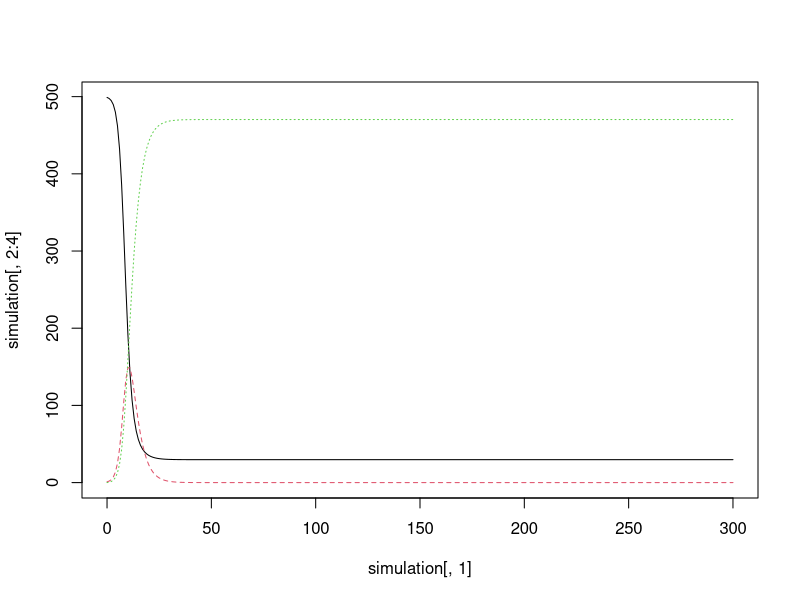
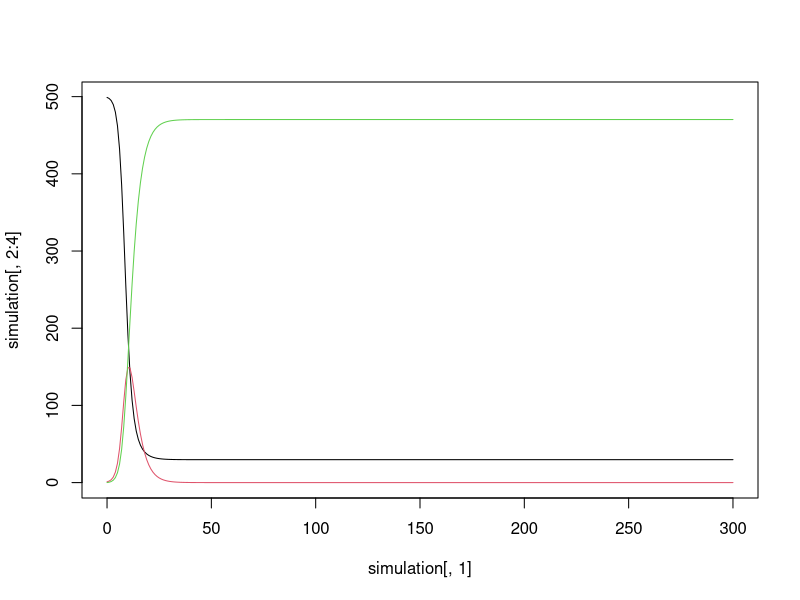
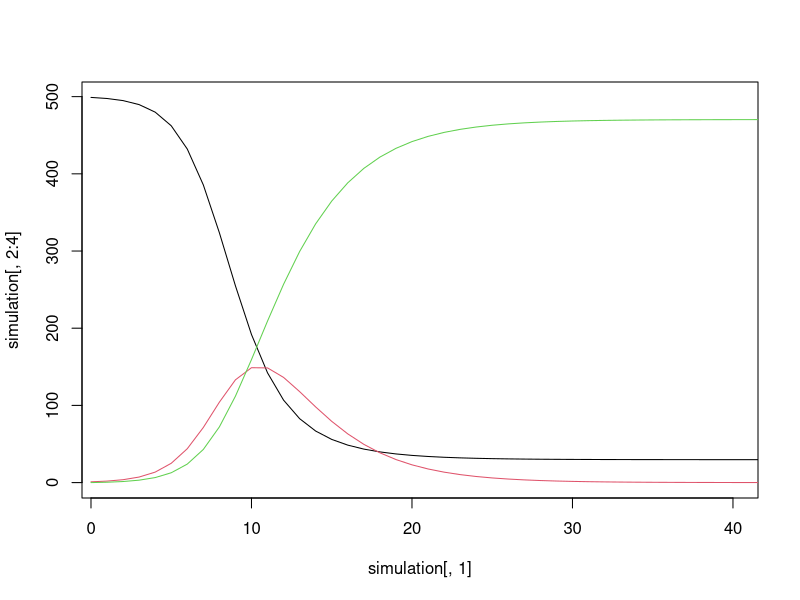
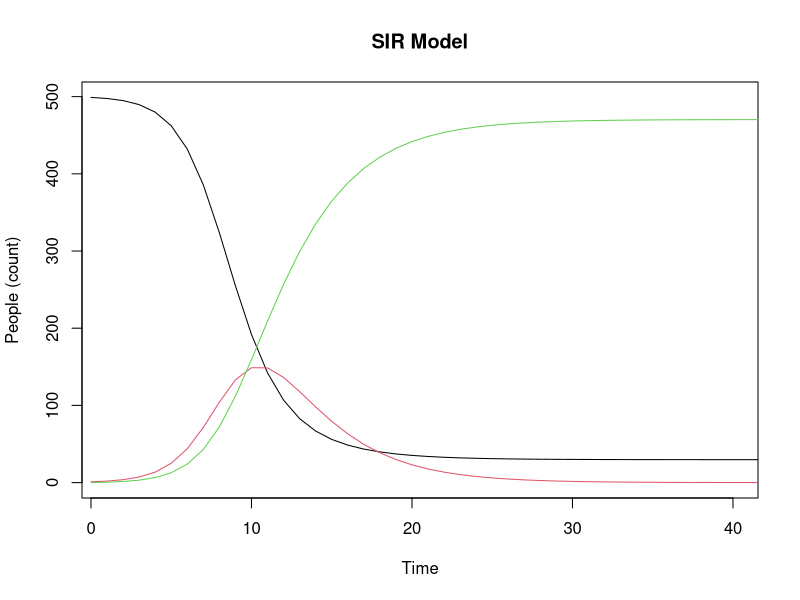
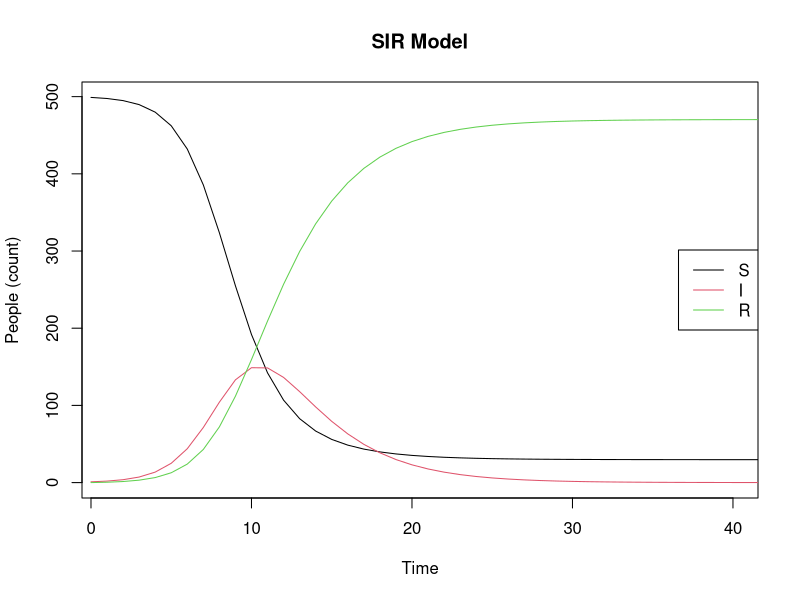
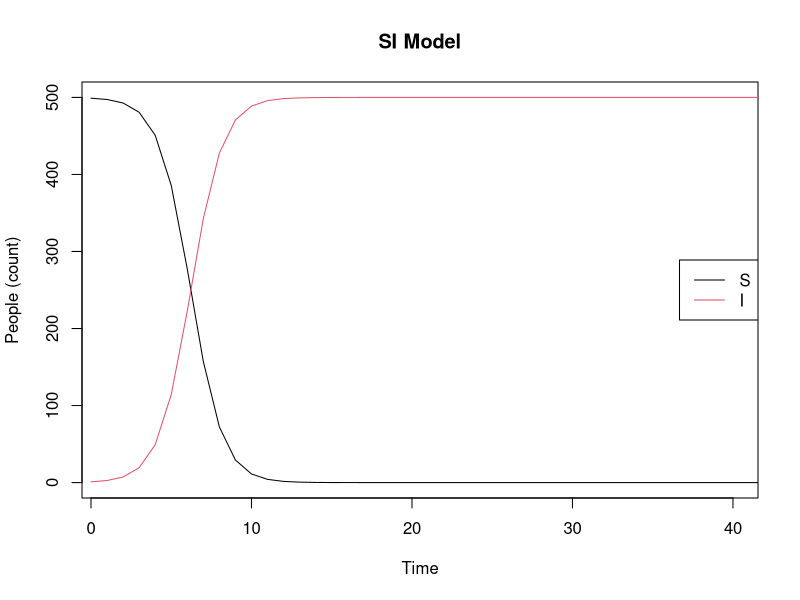
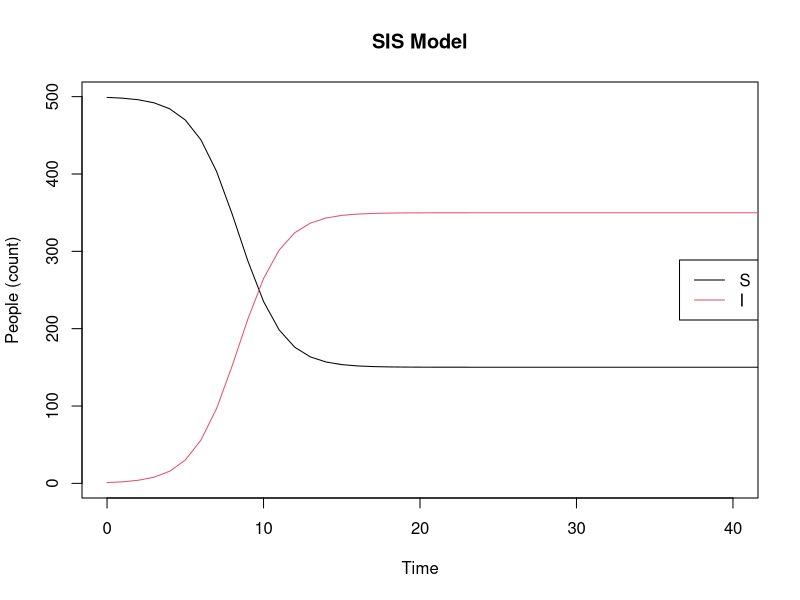
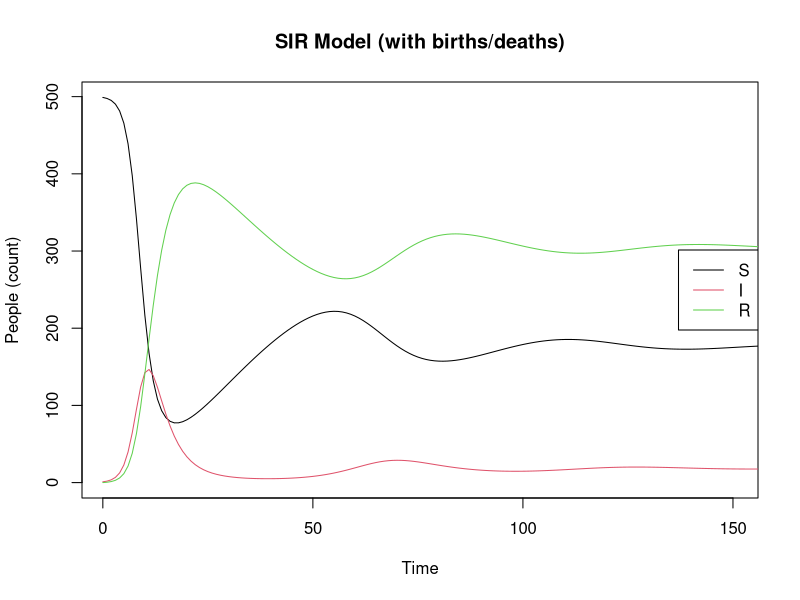

Reproduce these figures in R, in order.
## ---- chunk 1
options(htmltools.dir.version = FALSE)
## ---- chunk 2
library(deSolve)

parms <- c(beta = 0.333, k = 3 , r = 0.333)
inits <- c(S = 499, I = 1, R = 0)
dt <- seq(0, 300, 1)

SIR <- function(t, x, parms){
    with(as.list(c(parms, x)), {
       
        dS <- - (beta * k * S * I) / (S + I + R)
        dI <- + (beta * k * S * I) / (S + I + R) - r * I
        dR <- r * I
 
        der <- c(dS, dI, dR)
       
        return(list(der))
     }) 
}

simulation <- as.data.frame(ode(y = inits, times = dt, 
                                func = SIR, parms = parms))
## ---- chunk 3
head(simulation, 10)
## ---- chunk 4
matplot(x = simulation[, 1], y = simulation[, 2:4], type = "l")
## ---- chunk 5
matplot(x = simulation[, 1], y = simulation[, 2:4], type = "l", 
        lty = 1)
## ---- chunk 6
matplot(x = simulation[, 1], y = simulation[, 2:4], type = "l", 
        lty = 1, xlim = c(1, 40))
## ---- chunk 7
matplot(x = simulation[, 1], y = simulation[, 2:4], type = "l", 
        lty = 1, xlim = c(1, 40), 
        xlab = "Time", ylab = "People (count)", main = "SIR Model")
## ---- chunk 8
matplot(x = simulation[, 1], y = simulation[, 2:4], type = "l", 
        lty = 1, xlim = c(1, 40), 
        xlab = "Time", ylab = "People (count)", main = "SIR Model")
legend(x = "right", legend = c('S', 'I', 'R'), col = 1:3, lty = 1)
## ---- chunk 9
parms_si <- c(beta = 0.333, k = 3)
inits_si <- c(S = 499, I = 1)
dt <- seq(0, 300, 1)

SI <- function(t, x, parms){
    with(as.list(c(parms, x)), {
        
        N <- S + I
        dS <- - (beta * k * S * I) / N
        dI <- + (beta * k * S * I) / N
        
        der <- c(dS, dI)
        
        return(list(der))
    }) 
}

simulation_si <- as.data.frame(ode(y = inits_si, times = dt, 
                                   func = SI, parms = parms_si))
## ---- chunk 10
matplot(x = simulation_si[, 1], y = simulation_si[, 2:3], type = "l", 
        lty = 1, xlim = c(1, 40), 
        xlab = "Time", ylab = "People (count)", 
        main = "SI Model")
legend(x = "right", legend = c('S', 'I'), 
       col = 1:2, lty = 1)
## ---- chunk 11
parms_sis <- c(beta = 0.333, k = 3, alpha = .3)
inits_sis <- c(S = 499, I = 1)
dt <- seq(0, 300, 1)

SIS <- function(t, x, parms){
    with(as.list(c(parms, x)), {
        
        N <- S + I
        dS <- - (beta * k * S * I) / N + (alpha * I)
        dI <- + (beta * k * S * I) / N - (alpha * I)
        
        der <- c(dS, dI)
        
        return(list(der))
    }) 
}

simulation_sis <- as.data.frame(ode(y = inits_sis, times = dt, 
                                   func = SIS, parms = parms_sis))
## ---- chunk 12
matplot(x = simulation_sis[, 1], y = simulation_sis[, 2:3], type = "l", 
        lty = 1, xlim = c(0, 40),
        xlab = "Time", ylab = "People (count)", 
        main = "SIS Model")
legend(x = "right", legend = c('S', 'I'), 
       col = 1:2, lty = 1)
## ---- chunk 13
parms_bd <- c(beta = 0.333, k = 3 , r = 0.333, birth = .02, death = .02)
inits_bd <- c(S = 499, I = 1, R = 0)
dt <- seq(0, 300, 1)

SIR_bd <- function(t, x, parms){
    with(as.list(c(parms, x)), {
        
        N <- S + I + R
        dS <- - (beta * k * S * I) / N - (death * S) + (birth * N)
        dI <- + (beta * k * S * I) / N - r * I - (death * I)
        dR <- r * I - (death * R)
        
        der <- c(dS, dI, dR)
        
        return(list(der))
    }) 
}

simulation_bd <- as.data.frame(ode(y = inits_bd, times = dt, 
                                func = SIR_bd, parms = parms_bd))
## ---- chunk 14
matplot(x = simulation_bd[, 1], y = simulation_bd[, 2:4], type = "l", 
        lty = 1, xlim = c(1, 150), 
        xlab = "Time", ylab = "People (count)", 
        main = "SIR Model (with births/deaths)")
legend(x = "right", legend = c('S', 'I', 'R'), 
       col = 1:3, lty = 1)
